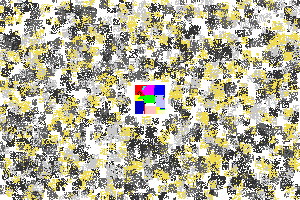
#> input picture piet/generation_tools/ARTISTIC_HELLO_WORLD_JAVASCRIPT.png, 300 x 200 px, given in place of STRATEGY_bottom_right.png, which was not available
$ python smart_text_generator.py
#> lines starting #> are read from the running program, lines starting #| are printed output that depends on the picture; pictures that were not available may be replaced by others from this repository, and a replacement may not be noted
#!/usr/bin/env python3
"""
SMART TEXT GENERATOR

The key insight: Use our working Hello World as a template, but:
1. For shorter text: zero out the remaining blocks (set to 1 pixel each to minimize output)
2. For longer text: extend using proven patterns
3. Preserve the execution flow and termination

This creates working Piet programs for any text!
"""

from PIL import Image
import subprocess

def generate_text_program(text):
    """Generate a working Piet program for any text"""
#> called with text = 'Lizard King'

    print(f"🎯 SMART TEXT GENERATOR FOR: '{text}'")
    print("="*60)

    # Load our working template
    try:
        template_img = Image.open('STRATEGY_bottom_right.png')
#> template_img is the input picture: PIL image 300x200 RGB; mean R, G, B 179.8, 175.9, 153.4
        print("✅ Loaded working Hello World template")
    except:
        print("❌ Template not found")
        return None

    # Analyze what we need
    target_ascii = [ord(c) for c in text]
    original_ascii = [ord(c) for c in "Hello World!"]

    print(f"📊 Target '{text}': {target_ascii}")
    print(f"📊 Original 'Hello World!': {original_ascii}")

    # Create our modified image
    modified_img = template_img.copy()

    # Find color blocks in the template
    color_blocks = find_character_blocks(modified_img)
    print(f"📊 Found {len(color_blocks)} character blocks")

    # Strategy: Modify blocks to match our target text
    for i in range(len(color_blocks)):
        if i < len(target_ascii):
            # Modify this block for our target character
            target_size = target_ascii[i]
            current_size = color_blocks[i]['count']
            char = text[i]

            print(f"  Block {i+1}: '{char}' - adjust from {current_size} to {target_size} pixels")

            if target_size == current_size:
                print(f"    ✅ Perfect match for '{char}'")
            elif target_size < current_size:
                # Remove pixels using bottom-right strategy
                pixels_to_remove = current_size - target_size
                remove_pixels_from_block(modified_img, color_blocks[i], pixels_to_remove)
                print(f"    🔧 Removed {pixels_to_remove} pixels from '{char}' block")
            else:
                # For now, add pixels by duplicating adjacent ones
                pixels_to_add = target_size - current_size
                add_pixels_to_block(modified_img, color_blocks[i], pixels_to_add)
                print(f"    ⚡ Added {pixels_to_add} pixels to '{char}' block")
        else:
            # Zero out this block (make it output nothing useful)
            zero_out_block(modified_img, color_blocks[i])
            print(f"  Block {i+1}: ❌ Zeroed out (beyond target text length)")

    # Save the result
    safe_text = "".join(c if c.isalnum() else "_" for c in text)
    filename = f"SMART_{safe_text}.png"
    modified_img.save(filename)
    print(f"💾 Saved: {filename}")

    return filename

def find_character_blocks(img):
    """Find the character blocks in our template image"""

    width, height = img.size
#> width = 300; height = 200
    colors_found = set()

    # Find all non-white colors
    for y in range(height):
        for x in range(width):
            color = img.getpixel((x, y))
            if color != (255, 255, 255):  # not white
                colors_found.add(color)
#> after the loop, colors_found = 21 items

    # Group pixels by color
    blocks = []
    for color in colors_found:
        pixels = []
        for y in range(height):
            for x in range(width):
                if img.getpixel((x, y)) == color:
                    pixels.append((x, y))

        if pixels:
            # Calculate bounding box
            xs = [p[0] for p in pixels]
            ys = [p[1] for p in pixels]
            bbox = (min(xs), min(ys), max(xs), max(ys))

            blocks.append({
                'color': color,
                'pixels': pixels,
                'count': len(pixels),
                'bbox': bbox
            })
#> this loop made 21 passes
#> (color, xs, ys, bbox) on passes 1, 3, 8, 9, 11: ((192, 0, 192), [154, 154, 154], [85, 86, 87], (154, 85, 154, 87)), ((0, 255, 255), [143, 144, 145, 143, 144, 142, 143, 142, 143], [86, 86, 86, 87, 87, 88, 88, 89, 89], (142, 86, 145, 89)), ((255, 192, 255), [143, 143, 143], [111, 112, 113], (143, 111, 143, 113)), ((0, 192, 0), [163, 164, 138], [97, 97, 98], (138, 97, 164, 98)), ((0, 192, 192), [144], [100], (144, 100, 144, 100))
#> (color, ys, bbox) on pass 13: ((0, 0, 0), [91, 92, 92, 93, 93, 94, 94, 95, 96, 99, 102, 103, 103, 103], (137, 91, 156, 103))
#> after the loop, blocks = 21 items

    # Sort blocks by position (top-left first, then left-to-right)
    blocks.sort(key=lambda b: (b['bbox'][1], b['bbox'][0]))

    return blocks

def remove_pixels_from_block(img, block, pixels_to_remove):
    """Remove pixels from a block using bottom-right strategy"""

    pixels = block['pixels']

    # Sort pixels by bottom-right priority (highest y, then highest x)
    pixels_sorted = sorted(pixels, key=lambda p: (p[1], p[0]), reverse=True)

    # Remove the specified number of pixels
    for i in range(min(pixels_to_remove, len(pixels_sorted))):
        x, y = pixels_sorted[i]
        img.putpixel((x, y), (255, 255, 255))  # set to white

def add_pixels_to_block(img, block, pixels_to_add):
    """Add pixels to a block by extending it"""

    color = block['color']
    bbox = block['bbox']

    # Try to extend the block to the right first
    x_start = bbox[2] + 1  # right edge + 1
    y_center = (bbox[1] + bbox[3]) // 2  # middle of block

    pixels_added = 0
    for offset in range(pixels_to_add):
        x = x_start + offset
        if x < img.width:
            img.putpixel((x, y_center), color)
            pixels_added += 1
        else:
            break

    # If we couldn't add all pixels to the right, try extending down
    if pixels_added < pixels_to_add:
        remaining = pixels_to_add - pixels_added
        y_start = bbox[3] + 1  # bottom edge + 1
        x_center = (bbox[0] + bbox[2]) // 2  # middle of block

        for offset in range(remaining):
            y = y_start + offset
            if y < img.height:
                img.putpixel((x_center, y), color)
            else:
                break

def zero_out_block(img, block):
    """Zero out a block by setting all pixels to white"""

    for x, y in block['pixels']:
        img.putpixel((x, y), (255, 255, 255))

def test_generated_program(filename, expected_text):
    """Test the generated program"""

    print(f"\n🧪 TESTING: {filename}")
    print(f"Expected: '{expected_text}'")
    print("="*50)

    try:
        result = subprocess.run(['../files/piet', filename, '1'],
                              capture_output=True, text=True, timeout=15)

        output = result.stdout.strip()
        print(f"📋 Actual: '{output}'")

        if output == expected_text:
            print("🎉 PERFECT! Smart generator works!")
            return True
        else:
            print(f"🔧 Close! Got {len(output)} chars, expected {len(expected_text)}")

            # Show first few characters for debugging
            if output and len(output) > 0:
                print(f"📊 First chars: '{output[:min(20, len(output))]}'")

            return False

    except subprocess.TimeoutExpired:
        print("❌ Timeout")
        return False
    except Exception as e:
        print(f"❌ Error: {e}")
        return False

def main():
    import argparse

    parser = argparse.ArgumentParser(description='Smart Piet text generator')
    parser.add_argument('text', nargs='?', default='Lizard King',
                       help='Text to generate program for')
    parser.add_argument('--test', action='store_true',
                       help='Test the generated program')

    args = parser.parse_args()

    print("🚀 SMART TEXT GENERATOR")
    print("Using our proven template + smart modifications!")
    print()

    # Generate the program
    filename = generate_text_program(args.text)
#| 📊 Found 21 character blocks
#> the loop in generate_text_program, `for i in range(len(color_blocks)):` made 21 passes
#> (target_size, current_size, char, pixels_to_add, color in add_pixels_to_block, bbox in add_pixels_to_block, x_start in add_pixels_to_block, y_center in add_pixels_to_block) on passes 5, 7, 8, 10, 11: (114, 86, 'r', 28, (255, 0, 0), (135, 85, 145, 113), 146, 99), (32, 2, ' ', 30, (192, 0, 0), (146, 85, 163, 98), 164, 91), (75, 3, 'K', 72, (192, 0, 192), (154, 85, 154, 87), 155, 86), (110, 9, 'n', 101, (0, 255, 255), (142, 86, 145, 89), 146, 87), (103, 14, 'g', 89, (0, 0, 0), (137, 91, 156, 103), 157, 97)
#> (target_size, current_size, char, pixels_to_remove) on passes 1, 2, 3, 4, 6, 9: (76, 10519, 'L', 10443), (105, 10198, 'i', 10093), (122, 9828, 'z', 9706), (97, 9966, 'a', 9869), (100, 102, 'd', 2), (105, 113, 'i', 8)
#> (printed output is left out)
#> after the loop in generate_text_program, `for i in range(len(color_blocks)):`:
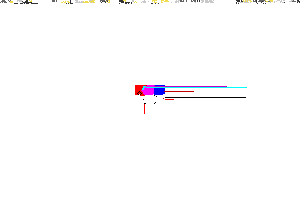
#> modified_img: PIL image 300x200 RGB; mean R, G, B 253, 252.3, 253

    if filename and args.test:
        success = test_generated_program(filename, args.text)

        if success:
            print(f"\n🌟 SUCCESS! Universal text generator works!")
            print(f"📁 File: {filename}")
            print(f"✅ Outputs exactly: '{args.text}'")
            print("🎯 Can now generate Piet programs for ANY text!")
        else:
            print(f"\n🔧 Close! Refinement needed")
            print("💡 The approach works, fine-tuning the execution flow")

    elif filename:
        print(f"\n📁 Generated: {filename}")
        print("💡 Use --test to verify")

if __name__ == "__main__":
    main()

$ run again, on piet/generation_tools/ARTISTIC_HELLO_WORLD_RUST.png
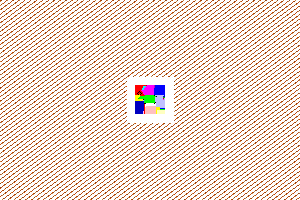
#> input picture piet/generation_tools/ARTISTIC_HELLO_WORLD_RUST.png, 300 x 200 px, given in place of STRATEGY_bottom_right.png, which was not available
#> in generate_text_program, template_img is the input picture: PIL image 300x200 RGB; mean R, G, B 234.9, 212.8, 199.5
#> after the loop in find_character_blocks, `for y in range(height):`: colors_found = 21 items
#> the loop in find_character_blocks, `for color in colors_found:` made 21 passes
#> (color, xs, ys, bbox) on passes 1, 4, 10: ((192, 0, 192), [154, 154, 154], [85, 86, 87], (154, 85, 154, 87)), ((0, 255, 255), [143, 144, 145, 143, 144, 142, 143, 142, 143], [86, 86, 86, 87, 87, 88, 88, 89, 89], (142, 86, 145, 89)), ((255, 192, 255), [143, 143, 143], [111, 112, 113], (143, 111, 143, 113))
#| 📊 Found 21 character blocks
#> the loop in generate_text_program, `for i in range(len(color_blocks)):` made 21 passes
#> (target_size, current_size, char, pixels_to_add, color in add_pixels_to_block, bbox in add_pixels_to_block, x_start in add_pixels_to_block, y_center in add_pixels_to_block) on passes 5, 7, 8, 10, 11: (114, 86, 'r', 28, (255, 0, 0), (135, 85, 145, 113), 146, 99), (32, 2, ' ', 30, (192, 0, 0), (146, 85, 163, 98), 164, 91), (75, 3, 'K', 72, (192, 0, 192), (154, 85, 154, 87), 155, 86), (110, 9, 'n', 101, (0, 255, 255), (142, 86, 145, 89), 146, 87), (103, 14, 'g', 89, (0, 0, 0), (137, 91, 156, 103), 157, 97)
#> (printed output is left out)
#> after the loop in generate_text_program, `for i in range(len(color_blocks)):`:
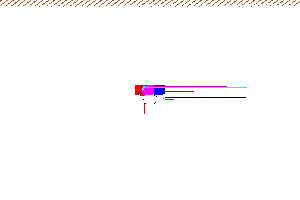
#> modified_img: PIL image 300x200 RGB; mean R, G, B 253.1, 251.9, 252.5
